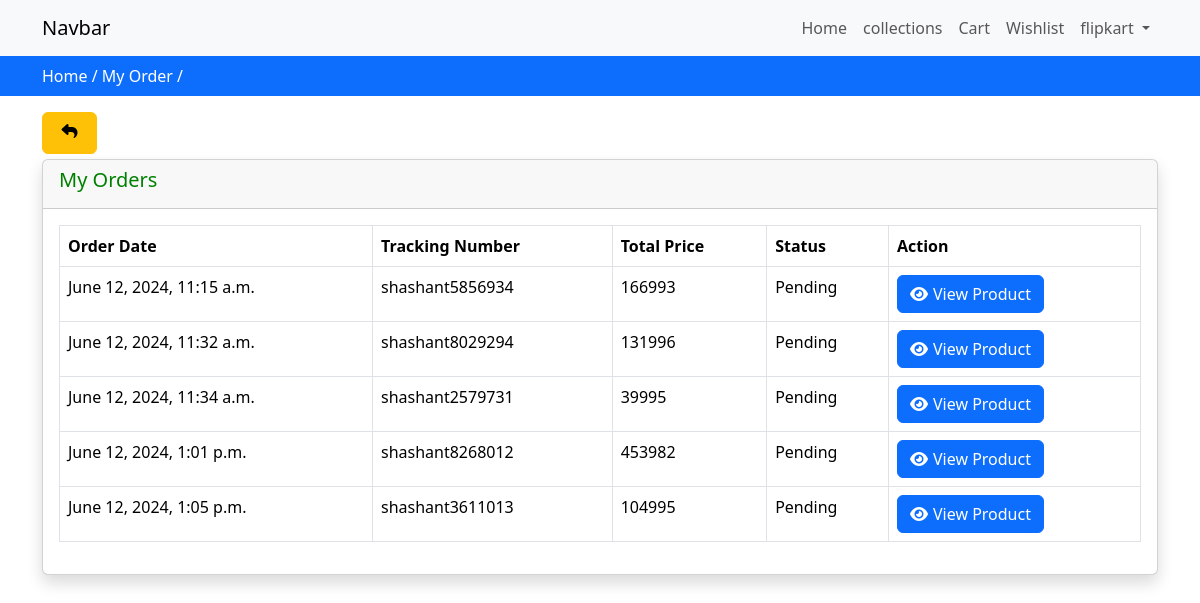
The app's page /my-orders (signed in) with its own data.
### myapp/models.py (models this page shows)
class Order(models.Model):
    user = models.ForeignKey(User, on_delete=models.CASCADE)
    fname = models.CharField(max_length=150, null=False)
    lname = models.CharField(max_length=150, null=False)
    email = models.CharField(max_length=150, null=False)
    phone = models.CharField(max_length=150, null=False)
    address = models.TextField( null=False)
    city = models.CharField(max_length=150, null=False)
    state = models.CharField(max_length=150, null=False)
    country = models.CharField(max_length=150, null=False)
    pincode = models.CharField(max_length=150, null=False)
    total_price = models.FloatField(null=False)
    payment_mode = models.CharField(max_length=150, null=False)
    payment_id = models.CharField(max_length=150, null=True)
    orderstatuses = (
        ('Pending','Pending'),
        ('Out for Shipping','Out for Shipping'),
        ('Completed','Completed'),
    )
    status = models.CharField(max_length=150,choices=orderstatuses,default='Pending')
    message = models.TextField(null=True)
    tracking_no = models.CharField(max_length=150, null=True)
    created_at = models.DateTimeField(auto_now_add=True)
    updated_at = models.DateTimeField(auto_now=True)
    def __str__(self):
        return '{} - {}'.format(self.id, self.tracking_no)

### myapp/controller/order.py (the view)
# urls.py: path('my-orders',order.index,name="myorders"),
def index(request):
          orders = Order.objects.filter(user=request.user)
          context = {'orders': orders}
          print(context)
          return render(request,"store/orders/index.html", context)

### myapp/templates/store/orders/index.html
{% extends "store/layouts/main.html" %} {% block content %}
<div class="py-2 bg-primary">
  <div class="container">
    <a class="text-white" href="{% url 'home' %}">Home /</a>
    <a class="text-white" href="{% url 'myorders' %}">My Order /</a>
  </div>
</div>
<div class="container my-3">
  <div class="row">
    <a href="{% url 'collections'  %}" class="btn btn-warning float-end" style="height:42px; width:55px; margin-left:12px;"><i class="fa fa-reply"></i> </a>
    <div class="col-md-12">
      <div class="card shadow" style="margin-top:5px;">
        <div class="card-header">
          <h5 style="color:green">My Orders</h5>
        </div>
        <div class="card-body">
          <table class="table table-bordered">
            <thead>
              <tr>
                <th>Order Date</th>
                <th>Tracking Number</th>
                <th>Total Price</th>
                <th>Status</th>
                <th>Action</th>
              </tr>
            </thead>
            <tbody>
              {% for item in orders %}
              <tr>
                <td>{{ item.created_at }}</td>
                <td>{{ item.tracking_no }}</td>
                <td>{{ item.total_price | stringformat:'d'}}</td>
                <td>{{ item.status }}</td>
                <td>
                  <a
                    href="{% url 'orderview' item.tracking_no %}"
                    class="btn btn-primary"
                  >
                    <i class="fa fa-eye" style="margin-right:5px"> </i>View Product</a
                  >
                </td>
              </tr>
              {% endfor %}
            </tbody>
          </table>
        </div>
      </div>
    </div>
  </div>
</div>
{% endblock content %}

### myapp/templates/store/inc/navbar.html (shortened to what this page needs)
<nav class="navbar navbar-expand-lg bg-body-tertiary">
          <div class="container">
            <a class="navbar-brand" href="#">Navbar</a>
            <div class="collapse navbar-collapse" id="navbarNavAltMarkup">
                <ul class="navbar-nav ms-auto">
                  <li class="nav-item">
                    <a class="nav-link {% if request.resolver_match.url_name == 'home' %} active {% endif %}" aria-current="page" href="{% url 'home' %}">Home</a>
                  </li>
                  <li class="nav-item">
                    <a class="nav-link {% if request.resolver_match.url_name == 'collections' %} active {% endif %}" aria-current="page" href="{% url 'collections' %}">collections</a>
                  </li>
                  <li class="nav-item">
                    <a class="nav-link {% if request.resolver_match.url_name == 'cart' %} active {% endif %}" aria-current="page" href="{% url 'cart' %}">Cart</a>
                  </li>
                  <li class="nav-item">
                    <a class="nav-link {% if request.resolver_match.url_name == 'wishlist' %} active {% endif %}" aria-current="page" href="{% url 'wishlist' %}">Wishlist</a>
                  </li>
                  {% if request.user.is_authenticated %}
                  <li class="nav-item dropdown">
                    <a class="nav-link dropdown-toggle" href="#" role="button" data-bs-toggle="dropdown" aria-expanded="false">
                      {{request.user}}
                    </a>
                  </li>
                  {% endif %}
                </ul>
            </div>
          </div>
        </nav>

### myapp/templates/store/layouts/main.html (style rules this page uses)
a { text-decoration: none; }

### records on screen
Order: created_at "June 12, 2024, 11:15 a.m.", tracking_no "shashant5856934", total_price "166993", status "Pending"
Order: created_at "June 12, 2024, 11:32 a.m.", tracking_no "shashant8029294", total_price "131996", status "Pending"
Order: created_at "June 12, 2024, 11:34 a.m.", tracking_no "shashant2579731", total_price "39995", status "Pending"
Order: created_at "June 12, 2024, 1:01 p.m.", tracking_no "shashant8268012", total_price "453982", status "Pending"
Order: created_at "June 12, 2024, 1:05 p.m.", tracking_no "shashant3611013", total_price "104995", status "Pending"

### other values on screen
{{ request.user }} "flipkart"
